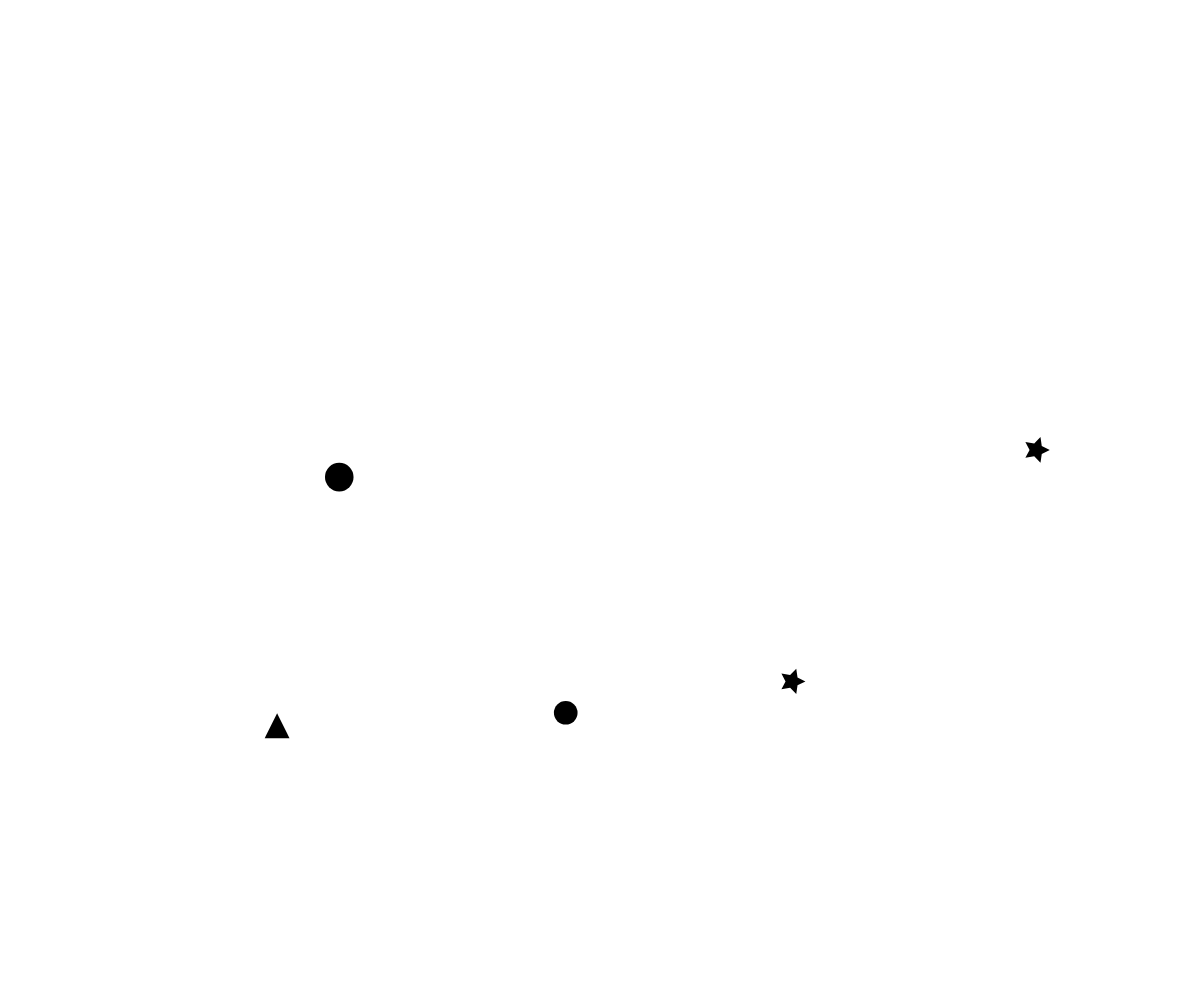
Frame 1 (no input)
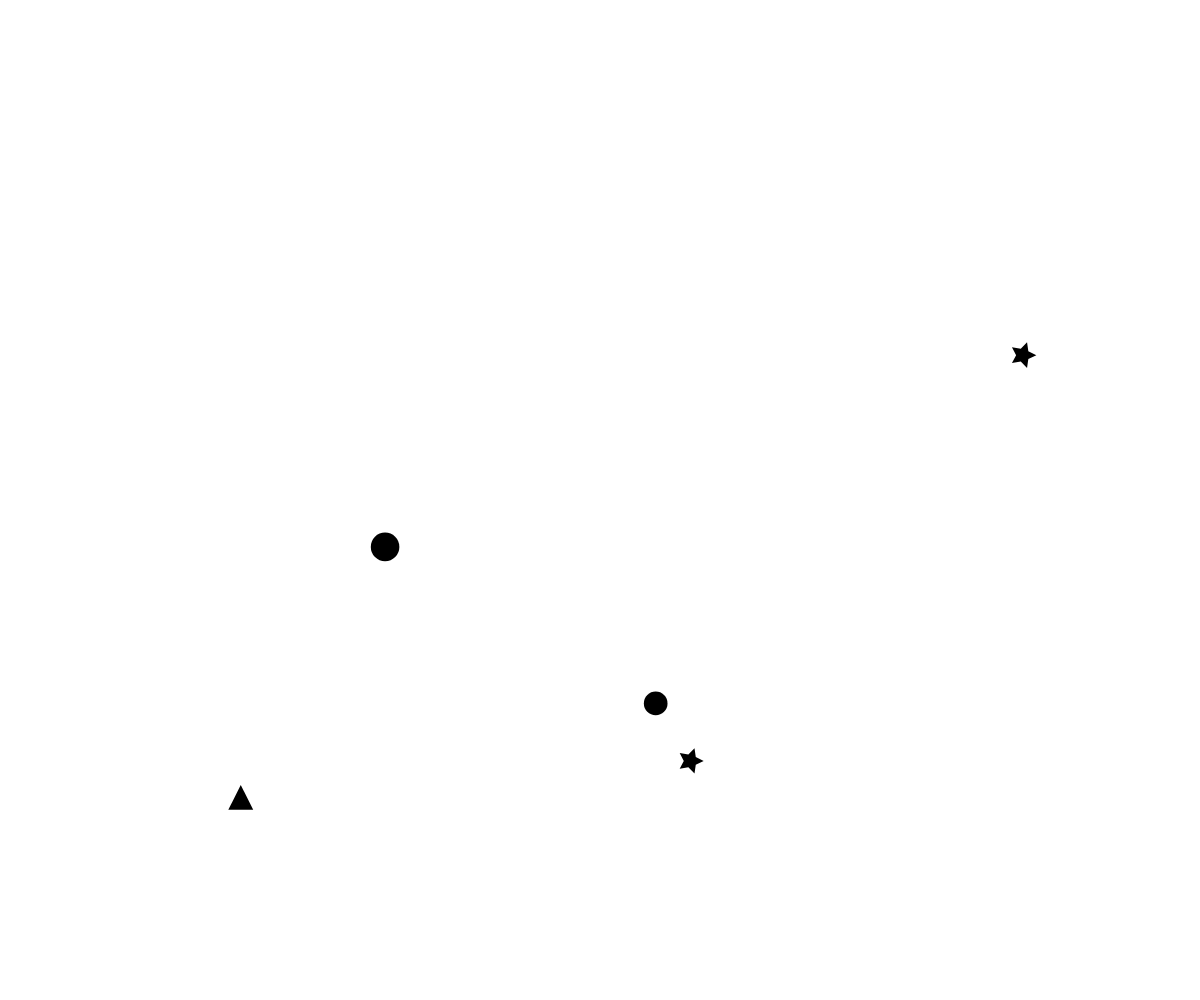
Frame 60 (no input)
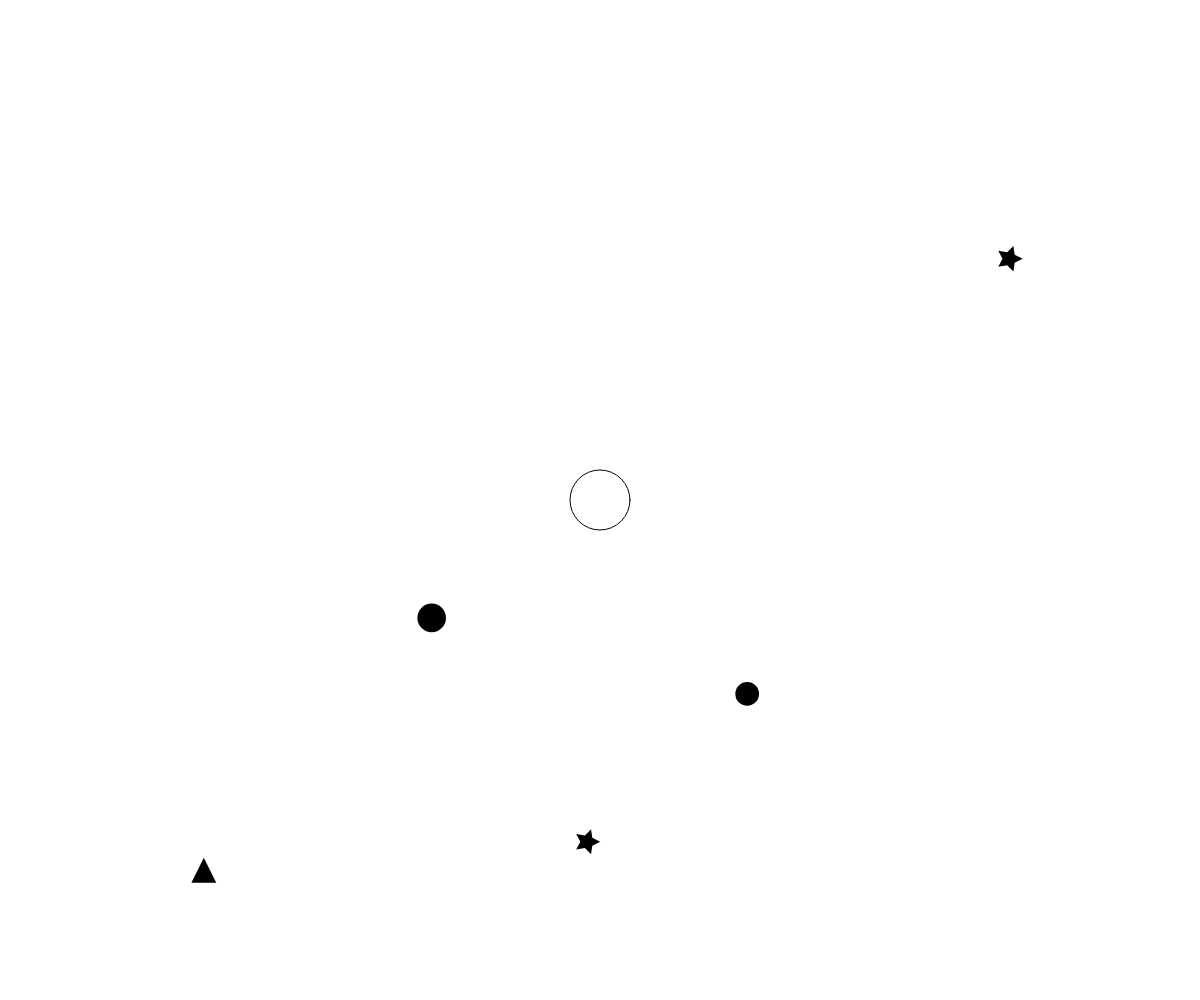
Frame 120 (the mouse pressed at the canvas centre since frame 60)

The p5.js sketch that drew these frames (run headless with seeded random() and noise() and a simulated clock; from frame 60 on, the mouse is pressed at the canvas centre):

// p5.js sketch
// ── sketch.js
// Array to hold all shape objects in the simulation
let shapes = [];

// Flags to control simulation features
let gravityEnabled = false;          // Gravity is initially off
let energyTransferEnabled = false;   // Energy transfer mode off by default
let wallPushEnabled = false;         // Wall push mode off by default
let addObjectsEnabled = false;       // New objects are not added by default
let trailsEnabled = false;           // Trails are initially off
let annotationsEnabled = false;      // Annotations are initially off

// Constants and variables for velocity control
const defaultVelocityCap = 4;        // Default maximum velocity
const blastVelocityCap = 10;         // Maximum velocity during a blast
let velocityCap = defaultVelocityCap;// Current velocity cap, adjustable via slider
const dampingFactor = 0.9;           // Factor to reduce speed after collisions

// Variables related to the blasting ball feature
let blastTimer = 0;                  // Timer for the blasting ball
let blastingBall = null;             // Instance of the blasting ball
let blastActive = false;             // Indicates if the blast effect is active
let blinkState = true;               // Used to make the blast ball blink

// Intervals for adding and removing objects periodically
let addObjectsInterval;              // Interval to add new random objects every 30 seconds
let removeObjectsInterval;           // Interval to remove 10% of objects every 2 minutes

// Variables for Click and Hold to Create Circles
let isHolding = false;          // Tracks if the mouse is being held down
let holdStartTime = 0;          // Time when mouse was pressed
let mouseHoldPosition = null;   // Position where the mouse was pressed

// Variable to track fullscreen state
let isFullscreen = false;

class Shape {
  constructor(x, y, vx, vy, m, type, size = null) {
    this.x = x;                         // X-coordinate position
    this.y = y;                         // Y-coordinate position
    this.vx = vx;                       // Velocity in X-direction
    this.vy = vy;                       // Velocity in Y-direction
    this.m = m;                         // Mass of the shape
    this.type = type;                   // Type of shape ('circle', 'square', etc.)
    this.size = size || random(20, 40); // Use provided size or random size
    this.r = this.size / 2;             // Radius, used for collision detection
    this.color = color(0);              // Initial color (black)
    this.colorTimer = 0;                // Timer to manage color decay

    this.trail = [];           // Array to store previous positions
    this.maxTrailLength = 20;  // Maximum length of the trail
  }

  move() {
    if (gravityEnabled) {
      this.vy += 0.1; // Apply gravity by increasing Y-velocity
    }

    if (wallPushEnabled) {
      this.applyWallPush();            // Push the shape away from walls if enabled
    }

    // Update position based on velocity and adjust for current velocity cap
    this.x += this.vx * velocityCap / defaultVelocityCap;
    this.y += this.vy * velocityCap / defaultVelocityCap;

    // Handle collisions with canvas walls
    if (this.x - this.r < 0 || this.x + this.r > width) {
      this.vx = -this.vx * dampingFactor;  // Reverse X-velocity and apply damping
      if (energyTransferEnabled) this.changeColorBasedOnSpeed();  // Visualize collision
    }
    if (this.y - this.r < 0 || this.y + this.r > height) {
      this.vy = -this.vy * dampingFactor;  // Reverse Y-velocity and apply damping
      if (energyTransferEnabled) this.changeColorBasedOnSpeed();  // Visualize collision
    }

    // Apply velocity cap, higher during blast
    let cap = blastActive ? blastVelocityCap : velocityCap;
    this.vx = constrain(this.vx, -cap, cap);
    this.vy = constrain(this.vy, -cap, cap);

    // Gradually reset color to black over time
    if (this.colorTimer > 0) {
      this.colorTimer--;
    } else {
      this.color = color(0);           // Reset to black
    }

    // Update trail if enabled
    if (trailsEnabled) {
      this.trail.push({ x: this.x, y: this.y });
      if (this.trail.length > this.maxTrailLength) {
        this.trail.shift(); // Remove oldest position to maintain trail length
      }
    } else {
      // Clear the trail if trails are disabled
      this.trail = [];
    }
  }

  draw() {
    if (trailsEnabled) {
      // Draw the trail
      noFill();
      stroke(0, 50); // Semi-transparent stroke
      beginShape();
      for (let pos of this.trail) {
        vertex(pos.x, pos.y);
      }
      endShape();
    }

    fill(this.color);                  // Use the current color
    noStroke();

    // Draw shape based on its type
    if (this.type === 'circle') {
      ellipse(this.x, this.y, this.size);
    } else if (this.type === 'square') {
      rect(this.x - this.r, this.y - this.r, this.size, this.size);
    } else if (this.type === 'triangle') {
      triangle(
        this.x, this.y - this.r,            // Top point
        this.x - this.r, this.y + this.r,   // Bottom left
        this.x + this.r, this.y + this.r    // Bottom right
      );
    } else if (this.type === 'star') {
      this.drawStar(5, this.r, this.r / 2); // Draw a 5-pointed star
    }

    if (annotationsEnabled) {
      // Display annotations
      fill(0);
      noStroke();
      textSize(12);
      let speed = this.getSpeed().toFixed(2);
      text(`m: ${this.m.toFixed(2)}`, this.x + this.r + 5, this.y - this.r);
      text(`v: ${speed}`, this.x + this.r + 5, this.y - this.r + 15);
    }
  }

  // Function to draw a star shape
  drawStar(points, outerRadius, innerRadius) {
    let angle = TWO_PI / points;
    let halfAngle = angle / 2.0;
    beginShape();
    for (let a = 0; a < TWO_PI; a += angle) {
      let sx = this.x + cos(a) * outerRadius;
      let sy = this.y + sin(a) * outerRadius;
      vertex(sx, sy);
      sx = this.x + cos(a + halfAngle) * innerRadius;
      sy = this.y + sin(a + halfAngle) * innerRadius;
      vertex(sx, sy);
    }
    endShape(CLOSE);
  }

  // Change color based on speed (after collision)
  changeColorBasedOnSpeed() {
    let speed = sqrt(this.vx * this.vx + this.vy * this.vy);
    let hue = map(speed, 0, blastVelocityCap, 0, 360);  // Map speed to color hue (0-360)
    this.color = color(hue, 255, 255);  // Use HSB color mode
    this.colorTimer = 30;  // Color will stay for 30 frames (roughly 0.5 seconds)
  }

  // Apply wall push effect (push objects away from walls)
  applyWallPush() {
    let wallPushStrength = 0.05;  // Strength of wall repulsion force

    if (this.x - this.r < 50) {
      this.vx += wallPushStrength * (50 - (this.x - this.r));  // Push from left wall
    }
    if (this.x + this.r > width - 50) {
      this.vx -= wallPushStrength * ((this.x + this.r) - (width - 50));  // Push from right wall
    }
    if (this.y - this.r < 50) {
      this.vy += wallPushStrength * (50 - (this.y - this.r));  // Push from top wall
    }
    if (this.y + this.r > height - 50) {
      this.vy -= wallPushStrength * ((this.y + this.r) - (height - 50));  // Push from bottom wall
    }
  }

  // Calculate and return the speed of the shape
  getSpeed() {
    return sqrt(this.vx * this.vx + this.vy * this.vy);
  }
}

// Special class for the blinking blasting ball
class BlastingBall {
  constructor(x, y) {
    this.x = x;
    this.y = y;
    this.r = 80;  // Big radius
    this.active = true;  // Ball is initially active
  }

  draw() {
    if (this.active) {
      noFill();
      stroke(0, 255, 255);  // Cyan outline in HSB color mode
      strokeWeight(3);
      ellipse(this.x, this.y, this.r * 2);  // Draw the blasting ball
    }
  }

  blast() {
    if (!this.active) return;  // Prevent double blast

    // Array to keep track of shapes to remove (those that break)
    let shapesToRemove = [];
    let newShapes = []; // Store new smaller shapes

    // Boost velocities of all shapes
    for (let shape of shapes) {
      let dx = shape.x - this.x;
      let dy = shape.y - this.y;
      let dist = sqrt(dx * dx + dy * dy);

      // Apply blast force inversely proportional to distance
      if (dist < 200) {  // Only affect nearby objects
        let boostFactor = 15 / dist;  // Larger boost for closer objects

        // Decide randomly whether to break the shape (e.g., 50% chance)
        if (random(1) < 0.5 && shape.size > 20) {
          // Break the shape into smaller pieces
          let numPieces = floor(random(2, 5)); // Break into 2 to 4 pieces
          let pieceMass = shape.m / numPieces;
          let pieceSize = shape.size / sqrt(numPieces); // Adjust size

          for (let i = 0; i < numPieces; i++) {
            // Slight random offset for position
            let offsetX = random(-shape.r, shape.r);
            let offsetY = random(-shape.r, shape.r);

            // New velocities influenced by the blast
            let newVx = shape.vx + boostFactor * (dx + random(-1, 1));
            let newVy = shape.vy + boostFactor * (dy + random(-1, 1));

            // Create new smaller shape
            let newShape = new Shape(
              shape.x + offsetX,
              shape.y + offsetY,
              newVx,
              newVy,
              pieceMass,
              shape.type,
              pieceSize
            );

            if (energyTransferEnabled) newShape.changeColorBasedOnSpeed();

            newShapes.push(newShape);
          }

          // Mark the original shape for removal
          shapesToRemove.push(shape);
        } else {
          // Apply blast force to the shape
          shape.vx += boostFactor * dx;
          shape.vy += boostFactor * dy;
          if (energyTransferEnabled) shape.changeColorBasedOnSpeed();
        }
      }
    }

    // Remove shapes that were broken
    for (let shape of shapesToRemove) {
      let index = shapes.indexOf(shape);
      if (index > -1) {
        shapes.splice(index, 1);
      }
    }

    // Add new smaller shapes to the main shapes array
    shapes = shapes.concat(newShapes);

    // Mark the blast as active, and deactivate the ball after blast
    blastActive = true;
    this.active = false;  // Deactivate the blasting ball

    setTimeout(() => {
      blastActive = false;  // Turn off the blast effect after 1 second
    }, 1000);
  }
}

function checkCollision(shape1, shape2) {
  // Collision detection between two shapes
  let dx = shape2.x - shape1.x;
  let dy = shape2.y - shape1.y;
  let dist = sqrt(dx * dx + dy * dy);
  return dist < shape1.r + shape2.r;
}

function resolveCollision(shape1, shape2) {
  let dx = shape2.x - shape1.x;
  let dy = shape2.y - shape1.y;
  let dist = sqrt(dx * dx + dy * dy);

  let nx = dx / dist;
  let ny = dy / dist;

  // Calculate relative velocity
  let relVelX = shape2.vx - shape1.vx;
  let relVelY = shape2.vy - shape1.vy;

  // Velocity along the normal (line connecting centers)
  let velAlongNormal = relVelX * nx + relVelY * ny;

  // Do not resolve if velocities are separating
  if (velAlongNormal > 0) {
    return;
  }

  // Set restitution (elasticity) based on shape type
  let restitution = 0.9;  // Default restitution
  if (shape1.type === 'circle' || shape2.type === 'circle') {
    restitution = 1.1;  // Circles bounce a little faster
  }

  // Calculate impulse scalar
  let impulse = (-(1 + restitution) * velAlongNormal) / (1 / shape1.m + 1 / shape2.m);

  // Apply impulse to both objects
  let impulseX = impulse * nx;
  let impulseY = impulse * ny;

  shape1.vx -= impulseX / shape1.m;
  shape1.vy -= impulseY / shape1.m;
  shape2.vx += impulseX / shape2.m;
  shape2.vy += impulseY / shape2.m;

  // Change color based on speed for both shapes (if energy transfer is enabled)
  if (energyTransferEnabled) {
    shape1.changeColorBasedOnSpeed();
    shape2.changeColorBasedOnSpeed();
  }
}

function setup() {
  createCanvas(windowWidth, windowHeight);
  colorMode(HSB, 360, 255, 255);  // Set color mode to HSB for beautiful color patterns

  resetShapes();  // Initialize with some random shapes

  // Create the controls panel
  let controlsPanel = createDiv().id('controls-panel');

  // Now create the controls inside the panel
  // Button to toggle gravity on and off
  let gravityButton = createButton('Toggle Gravity').parent(controlsPanel);
  gravityButton.mousePressed(() => {
    gravityEnabled = !gravityEnabled;  // Toggle gravity on or off
    gravityButton.style('background-color', gravityEnabled ? 'green' : '');  // Highlight green when active
  });

  // Button to toggle energy transfer mode
  let energyButton = createButton('Energy Transfer Mode').parent(controlsPanel);
  energyButton.mousePressed(() => {
    energyTransferEnabled = !energyTransferEnabled;  // Toggle energy transfer on or off
    energyButton.style('background-color', energyTransferEnabled ? 'green' : '');  // Highlight green when active
  });

  // Button to toggle wall push mode
  let wallPushButton = createButton('Wall Push Mode').parent(controlsPanel);
  wallPushButton.mousePressed(() => {
    wallPushEnabled = !wallPushEnabled;  // Toggle wall push mode on or off
    wallPushButton.style('background-color', wallPushEnabled ? 'green' : '');  // Highlight green when active
  });

  // Button to toggle trails on and off
  let trailsButton = createButton('Toggle Trails').parent(controlsPanel);
  trailsButton.mousePressed(() => {
    trailsEnabled = !trailsEnabled;  // Toggle trails on or off
    trailsButton.style('background-color', trailsEnabled ? 'green' : '');  // Highlight green when active
  });

  // Button to toggle annotations on and off
  let annotationsButton = createButton('Toggle Annotations').parent(controlsPanel);
  annotationsButton.mousePressed(() => {
    annotationsEnabled = !annotationsEnabled;  // Toggle annotations on or off
    annotationsButton.style('background-color', annotationsEnabled ? 'green' : '');  // Highlight green when active
  });

  // Button to trigger the blast after 3 seconds
  let blastButton = createButton('Big Boom Incoming!').parent(controlsPanel);
  blastButton.mousePressed(() => {
    let blastX = random(100, width - 100);  // Randomize blast position
    let blastY = random(100, height - 100);
    blastingBall = new BlastingBall(blastX, blastY);  // Set new blasting ball

    // Start the blinking effect for 3 seconds before the blast
    let interval = setInterval(() => {
      blinkState = !blinkState;  // Toggle blink state
    }, 300);  // Blink every 0.3 seconds

    setTimeout(() => {
      if (blastingBall) {
        blastingBall.blast();  // Blast after countdown
        clearInterval(interval);  // Clear the blink timer
      }
    }, 3000);  // Wait 3 seconds before the blast
  });

  // Toggle button to start adding random objects every 30 seconds
  let addShapeButton = createButton('Add Random Objects').parent(controlsPanel);
  addShapeButton.mousePressed(() => {
    addObjectsEnabled = !addObjectsEnabled;
    addShapeButton.style('background-color', addObjectsEnabled ? 'green' : '');

    if (addObjectsEnabled) {
      addObjectsInterval = setInterval(() => {
        addMultipleRandomShapes(5);
      }, 30000);  // Add 5 random shapes every 30 seconds
    } else {
      clearInterval(addObjectsInterval);  // Stop adding objects
    }
  });

  // Reset button to clear and reinitialize the system
  let resetButton = createButton('Reset').parent(controlsPanel);
  resetButton.mousePressed(() => {
    resetShapes();  // Reset the system
  });

  // Fullscreen toggle button
  let fullscreenButton = createButton('Toggle Fullscreen').parent(controlsPanel);
  fullscreenButton.mousePressed(() => {
    let fs = fullscreen();
    fullscreen(!fs);
    isFullscreen = !fs;
    fullscreenButton.style('background-color', isFullscreen ? 'green' : '');
  });

  // Slider to control the overall speed of objects
  let speedLabel = createSpan('Increase Speed').parent(controlsPanel).style('padding-right', '10px');
  let speedSlider = createSlider(1, 10, defaultVelocityCap).parent(controlsPanel);
  speedSlider.input(() => {
    velocityCap = speedSlider.value();  // Update velocity cap based on slider
  });

  // Create the toggle arrow
  let toggleArrow = createDiv('&laquo;').id('toggle-arrow');
  toggleArrow.mousePressed(() => {
    let controlsPanel = select('#controls-panel');
    if (controlsPanel.hasClass('visible')) {
      controlsPanel.removeClass('visible');
      toggleArrow.html('&laquo;'); // Left-pointing arrow when panel is hidden
    } else {
      controlsPanel.addClass('visible');
      toggleArrow.html('&raquo;'); // Right-pointing arrow when panel is visible
    }
  });
}

function resetShapes() {
  shapes = [];
  for (let i = 0; i < 5; i++) {
    addRandomShape();
  }
}

function addRandomShape() {
  let types = ['circle', 'square', 'triangle', 'star'];  // Possible shapes
  let randomType = random(types);

  // Random initial position and velocity with some variation in speed
  let x = random(50, width - 50);
  let y = random(50, height - 50);
  let vx = random(-2, 2);
  let vy = random(-2, 2);
  let m = random(1, 3);

  // Add new shape to the shapes array
  shapes.push(new Shape(x, y, vx, vy, m, randomType));
}

function addMultipleRandomShapes(count) {
  for (let i = 0; i < count; i++) {
    addRandomShape();
  }
}

// Function to remove a percentage of objects from the system
function removePercentageOfObjects(percentage) {
  let numToRemove = floor(shapes.length * percentage);
  for (let i = 0; i < numToRemove; i++) {
    shapes.splice(floor(random(shapes.length)), 1);  // Randomly remove objects
  }
}

// Function to add a circle based on hold duration
function addCircle(x, y, size) {
  let vx = random(-2, 2);
  let vy = random(-2, 2);
  let m = map(size, 20, 100, 1, 5); // Mass proportional to size
  shapes.push(new Shape(x, y, vx, vy, m, 'circle', size));
}

function draw() {
  background(255);

  // Move and draw shapes
  for (let shape of shapes) {
    shape.move();
    shape.draw();
  }

  // Check collisions between shapes
  for (let i = 0; i < shapes.length; i++) {
    for (let j = i + 1; j < shapes.length; j++) {
      if (checkCollision(shapes[i], shapes[j])) {
        resolveCollision(shapes[i], shapes[j]);
      }
    }
  }

  // Draw and manage the blasting ball
  if (blastingBall && blastingBall.active) {
    blastingBall.draw();
  }

  // If mouse is being held down, display a growing circle
  if (isHolding && mouseHoldPosition) {
    let holdDuration = millis() - holdStartTime;
    let size = map(holdDuration, 0, 2000, 20, 100);
    size = constrain(size, 20, 100);
    noFill();
    stroke(0);
    ellipse(mouseHoldPosition.x, mouseHoldPosition.y, size);
  }
}

function mousePressed() {
  // Start tracking when mouse is pressed
  isHolding = true;
  holdStartTime = millis(); // Record the current time in milliseconds
  mouseHoldPosition = createVector(mouseX, mouseY); // Record the position
}

function mouseReleased() {
  if (isHolding) {
    // Calculate hold duration
    let holdDuration = millis() - holdStartTime; // Duration in milliseconds

    // Map the hold duration to a reasonable size
    let size = map(holdDuration, 0, 2000, 20, 100); // Hold up to 2 seconds
    size = constrain(size, 20, 100); // Ensure size stays within limits

    // Create a new circle at the position with calculated size
    addCircle(mouseHoldPosition.x, mouseHoldPosition.y, size);

    // Reset holding variables
    isHolding = false;
    mouseHoldPosition = null;
  }
}

function windowResized() {
  resizeCanvas(windowWidth, windowHeight);
}

// ── style.css
html, body {
  margin: 0;
  padding: 0;
}

canvas {
  display: block;
  position: fixed;
  top: 0;
  left: 0;
  z-index: 0;
}

#controls-panel {
  position: fixed;
  top: 0;
  right: -300px; /* Hidden off-screen initially */
  width: 300px;
  height: 100%;
  background-color: rgba(255,255,255,0.9);
  overflow-y: auto;
  transition: right 0.3s ease;
  padding: 10px;
  display: flex;
  flex-direction: column;
  z-index: 1000; /* Make sure it's above the canvas */
}

#controls-panel.visible {
  right: 0;
}

#toggle-arrow {
  position: fixed;
  top: 50%;
  right: 0;
  transform: translateY(-50%);
  background-color: rgba(255,255,255,0.9);
  width: 30px;
  height: 60px;
  display: flex;
  align-items: center;
  justify-content: center;
  cursor: pointer;
  z-index: 1000;
  font-size: 24px;
  user-select: none;
  border-radius: 5px 0 0 5px;
}

#controls-panel.visible + #toggle-arrow {
  right: 300px;
}

#controls-panel button, #controls-panel span, #controls-panel input {
  margin-bottom: 10px;
}
